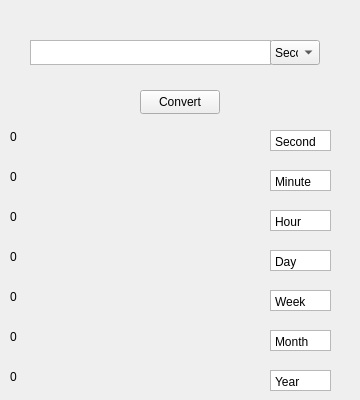
    <widget class="QWidget" name="page_7">
     <widget class="QPlainTextEdit" name="plainTextEdit_20">
      <property name="geometry">
       <rect>
        <x>30</x>
        <y>40</y>
        <width>241</width>
        <height>25</height>
       </rect>
      </property>
      <property name="font">
       <font>
        <family>Segoe UI</family>
        <pointsize>9</pointsize>
        <bold>true</bold>
       </font>
      </property>
      <property name="verticalScrollBarPolicy">
       <enum>Qt::ScrollBarAlwaysOff</enum>
      </property>
      <property name="horizontalScrollBarPolicy">
       <enum>Qt::ScrollBarAlwaysOff</enum>
      </property>
      <property name="plainText">
       <string/>
      </property>
     </widget>
     <widget class="QComboBox" name="comboBox1_11">
      <property name="geometry">
       <rect>
        <x>270</x>
        <y>40</y>
        <width>50</width>
        <height>25</height>
       </rect>
      </property>
      <item>
       <property name="text">
        <string>Second</string>
       </property>
      </item>
      <item>
       <property name="text">
        <string>Minute</string>
       </property>
      </item>
      <item>
       <property name="text">
        <string>Hour</string>
       </property>
      </item>
      <item>
       <property name="text">
        <string>Day</string>
       </property>
      </item>
      <item>
       <property name="text">
        <string>Week</string>
       </property>
      </item>
      <item>
       <property name="text">
        <string>Month</string>
       </property>
      </item>
      <item>
       <property name="text">
        <string>Year</string>
       </property>
      </item>
     </widget>
     <widget class="QPushButton" name="pushButton1_11">
      <property name="geometry">
       <rect>
        <x>140</x>
        <y>90</y>
        <width>80</width>
        <height>24</height>
       </rect>
      </property>
      <property name="text">
       <string>Convert</string>
      </property>
     </widget>
     <widget class="QLabel" name="label_124">
      <property name="geometry">
       <rect>
        <x>10</x>
        <y>130</y>
        <width>341</width>
        <height>21</height>
       </rect>
      </property>
      <property name="lineWidth">
       <number>0</number>
      </property>
      <property name="text">
       <string>0 </string>
      </property>
      <property name="alignment">
       <set>Qt::AlignLeading|Qt::AlignLeft|Qt::AlignTop</set>
      </property>
      <property name="margin">
       <number>2</number>
      </property>
      <property name="indent">
       <number>-1</number>
      </property>
     </widget>
     <widget class="QLabel" name="label_125">
      <property name="geometry">
       <rect>
        <x>10</x>
        <y>170</y>
        <width>341</width>
        <height>21</height>
       </rect>
      </property>
      <property name="lineWidth">
       <number>0</number>
      </property>
      <property name="text">
       <string>0 </string>
      </property>
      <property name="alignment">
       <set>Qt::AlignLeading|Qt::AlignLeft|Qt::AlignTop</set>
      </property>
      <property name="margin">
       <number>2</number>
      </property>
      <property name="indent">
       <number>-1</number>
      </property>
     </widget>
     <widget class="QLabel" name="label_126">
      <property name="geometry">
       <rect>
        <x>10</x>
        <y>210</y>
        <width>341</width>
        <height>21</height>
       </rect>
      </property>
      <property name="lineWidth">
       <number>0</number>
      </property>
      <property name="text">
       <string>0 </string>
      </property>
      <property name="alignment">
       <set>Qt::AlignLeading|Qt::AlignLeft|Qt::AlignTop</set>
      </property>
      <property name="margin">
       <number>2</number>
      </property>
      <property name="indent">
       <number>-1</number>
      </property>
     </widget>
     <widget class="QLabel" name="label_127">
      <property name="geometry">
       <rect>
        <x>10</x>
        <y>250</y>
        <width>341</width>
        <height>21</height>
       </rect>
      </property>
      <property name="lineWidth">
       <number>0</number>
      </property>
      <property name="text">
       <string>0 </string>
      </property>
      <property name="alignment">
       <set>Qt::AlignLeading|Qt::AlignLeft|Qt::AlignTop</set>
      </property>
      <property name="margin">
       <number>2</number>
      </property>
      <property name="indent">
       <number>-1</number>
      </property>
     </widget>
     <widget class="QLabel" name="label_128">
      <property name="geometry">
       <rect>
        <x>10</x>
        <y>290</y>
        <width>341</width>
        <height>21</height>
       </rect>
      </property>
      <property name="lineWidth">
       <number>0</number>
      </property>
      <property name="text">
       <string>0 </string>
      </property>
      <property name="alignment">
       <set>Qt::AlignLeading|Qt::AlignLeft|Qt::AlignTop</set>
      </property>
      <property name="margin">
       <number>2</number>
      </property>
      <property name="indent">
       <number>-1</number>
      </property>
     </widget>
     <widget class="QLabel" name="label_129">
      <property name="geometry">
       <rect>
        <x>10</x>
        <y>330</y>
        <width>341</width>
        <height>21</height>
       </rect>
      </property>
      <property name="lineWidth">
       <number>0</number>
      </property>
      <property name="text">
       <string>0 </string>
      </property>
      <property name="alignment">
       <set>Qt::AlignLeading|Qt::AlignLeft|Qt::AlignTop</set>
      </property>
      <property name="margin">
       <number>2</number>
      </property>
      <property name="indent">
       <number>-1</number>
      </property>
     </widget>
     <widget class="QLabel" name="label_130">
      <property name="geometry">
       <rect>
        <x>10</x>
        <y>370</y>
        <width>341</width>
        <height>21</height>
       </rect>
      </property>
      <property name="lineWidth">
       <number>0</number>
      </property>
      <property name="text">
       <string>0 </string>
      </property>
      <property name="alignment">
       <set>Qt::AlignLeading|Qt::AlignLeft|Qt::AlignTop</set>
      </property>
      <property name="margin">
       <number>2</number>
      </property>
      <property name="indent">
       <number>-1</number>
      </property>
     </widget>
     <widget class="QTextEdit" name="textEdit_8">
      <property name="geometry">
       <rect>
        <x>270</x>
        <y>210</y>
        <width>61</width>
        <height>21</height>
       </rect>
      </property>
      <property name="verticalScrollBarPolicy">
       <enum>Qt::ScrollBarAlwaysOff</enum>
      </property>
      <property name="readOnly">
       <bool>true</bool>
      </property>
      <property name="html">
       <string>&lt;!DOCTYPE HTML PUBLIC &quot;-//W3C//DTD HTML 4.0//EN&quot; &quot;http://www.w3.org/TR/REC-html40/strict.dtd&quot;&gt;
&lt;html&gt;&lt;head&gt;&lt;meta name=&quot;qrichtext&quot; content=&quot;1&quot; /&gt;&lt;meta charset=&quot;utf-8&quot; /&gt;&lt;style type=&quot;text/css&quot;&gt;
p, li { white-space: pre-wrap; }
hr { height: 1px; border-width: 0; }
li.unchecked::marker { content: &quot;\2610&quot;; }
li.checked::marker { content: &quot;\2612&quot;; }
&lt;/style&gt;&lt;/head&gt;&lt;body style=&quot; font-family:'Segoe UI'; font-size:9pt; font-weight:400; font-style:normal;&quot;&gt;
&lt;p style=&quot; margin-top:0px; margin-bottom:0px; margin-left:0px; margin-right:0px; -qt-block-indent:0; text-indent:0px;&quot;&gt;Hour&lt;/p&gt;&lt;/body&gt;&lt;/html&gt;</string>
      </property>
     </widget>
     <widget class="QTextEdit" name="textEdit_9">
      <property name="geometry">
       <rect>
        <x>270</x>
        <y>370</y>
        <width>61</width>
        <height>21</height>
       </rect>
      </property>
      <property name="verticalScrollBarPolicy">
       <enum>Qt::ScrollBarAlwaysOff</enum>
      </property>
      <property name="readOnly">
       <bool>true</bool>
      </property>
      <property name="html">
       <string>&lt;!DOCTYPE HTML PUBLIC &quot;-//W3C//DTD HTML 4.0//EN&quot; &quot;http://www.w3.org/TR/REC-html40/strict.dtd&quot;&gt;
&lt;html&gt;&lt;head&gt;&lt;meta name=&quot;qrichtext&quot; content=&quot;1&quot; /&gt;&lt;meta charset=&quot;utf-8&quot; /&gt;&lt;style type=&quot;text/css&quot;&gt;
p, li { white-space: pre-wrap; }
hr { height: 1px; border-width: 0; }
li.unchecked::marker { content: &quot;\2610&quot;; }
li.checked::marker { content: &quot;\2612&quot;; }
&lt;/style&gt;&lt;/head&gt;&lt;body style=&quot; font-family:'Segoe UI'; font-size:9pt; font-weight:400; font-style:normal;&quot;&gt;
&lt;p style=&quot; margin-top:0px; margin-bottom:0px; margin-left:0px; margin-right:0px; -qt-block-indent:0; text-indent:0px;&quot;&gt;Year&lt;/p&gt;&lt;/body&gt;&lt;/html&gt;</string>
      </property>
     </widget>
     <widget class="QTextEdit" name="textEdit_10">
      <property name="geometry">
       <rect>
        <x>270</x>
        <y>290</y>
        <width>61</width>
        <height>21</height>
       </rect>
      </property>
      <property name="verticalScrollBarPolicy">
       <enum>Qt::ScrollBarAlwaysOff</enum>
      </property>
      <property name="readOnly">
       <bool>true</bool>
      </property>
      <property name="html">
       <string>&lt;!DOCTYPE HTML PUBLIC &quot;-//W3C//DTD HTML 4.0//EN&quot; &quot;http://www.w3.org/TR/REC-html40/strict.dtd&quot;&gt;
&lt;html&gt;&lt;head&gt;&lt;meta name=&quot;qrichtext&quot; content=&quot;1&quot; /&gt;&lt;meta charset=&quot;utf-8&quot; /&gt;&lt;style type=&quot;text/css&quot;&gt;
p, li { white-space: pre-wrap; }
hr { height: 1px; border-width: 0; }
li.unchecked::marker { content: &quot;\2610&quot;; }
li.checked::marker { content: &quot;\2612&quot;; }
&lt;/style&gt;&lt;/head&gt;&lt;body style=&quot; font-family:'Segoe UI'; font-size:9pt; font-weight:400; font-style:normal;&quot;&gt;
&lt;p style=&quot; margin-top:0px; margin-bottom:0px; margin-left:0px; margin-right:0px; -qt-block-indent:0; text-indent:0px;&quot;&gt;Week&lt;/p&gt;&lt;/body&gt;&lt;/html&gt;</string>
      </property>
     </widget>
     <widget class="QTextEdit" name="textEdit_11">
      <property name="geometry">
       <rect>
        <x>270</x>
        <y>170</y>
        <width>61</width>
        <height>21</height>
       </rect>
      </property>
      <property name="verticalScrollBarPolicy">
       <enum>Qt::ScrollBarAlwaysOff</enum>
      </property>
      <property name="readOnly">
       <bool>true</bool>
      </property>
      <property name="html">
       <string>&lt;!DOCTYPE HTML PUBLIC &quot;-//W3C//DTD HTML 4.0//EN&quot; &quot;http://www.w3.org/TR/REC-html40/strict.dtd&quot;&gt;
&lt;html&gt;&lt;head&gt;&lt;meta name=&quot;qrichtext&quot; content=&quot;1&quot; /&gt;&lt;meta charset=&quot;utf-8&quot; /&gt;&lt;style type=&quot;text/css&quot;&gt;
p, li { white-space: pre-wrap; }
hr { height: 1px; border-width: 0; }
li.unchecked::marker { content: &quot;\2610&quot;; }
li.checked::marker { content: &quot;\2612&quot;; }
&lt;/style&gt;&lt;/head&gt;&lt;body style=&quot; font-family:'Segoe UI'; font-size:9pt; font-weight:400; font-style:normal;&quot;&gt;
&lt;p style=&quot; margin-top:0px; margin-bottom:0px; margin-left:0px; margin-right:0px; -qt-block-indent:0; text-indent:0px;&quot;&gt;Minute&lt;/p&gt;&lt;/body&gt;&lt;/html&gt;</string>
      </property>
     </widget>
     <widget class="QTextEdit" name="textEdit_12">
      <property name="geometry">
       <rect>
        <x>270</x>
        <y>250</y>
        <width>61</width>
        <height>21</height>
       </rect>
      </property>
      <property name="verticalScrollBarPolicy">
       <enum>Qt::ScrollBarAlwaysOff</enum>
      </property>
      <property name="readOnly">
       <bool>true</bool>
      </property>
      <property name="html">
       <string>&lt;!DOCTYPE HTML PUBLIC &quot;-//W3C//DTD HTML 4.0//EN&quot; &quot;http://www.w3.org/TR/REC-html40/strict.dtd&quot;&gt;
&lt;html&gt;&lt;head&gt;&lt;meta name=&quot;qrichtext&quot; content=&quot;1&quot; /&gt;&lt;meta charset=&quot;utf-8&quot; /&gt;&lt;style type=&quot;text/css&quot;&gt;
p, li { white-space: pre-wrap; }
hr { height: 1px; border-width: 0; }
li.unchecked::marker { content: &quot;\2610&quot;; }
li.checked::marker { content: &quot;\2612&quot;; }
&lt;/style&gt;&lt;/head&gt;&lt;body style=&quot; font-family:'Segoe UI'; font-size:9pt; font-weight:400; font-style:normal;&quot;&gt;
&lt;p style=&quot; margin-top:0px; margin-bottom:0px; margin-left:0px; margin-right:0px; -qt-block-indent:0; text-indent:0px;&quot;&gt;Day&lt;/p&gt;&lt;/body&gt;&lt;/html&gt;</string>
      </property>
     </widget>
     <widget class="QTextEdit" name="textEdit_13">
      <property name="geometry">
       <rect>
        <x>270</x>
        <y>330</y>
        <width>61</width>
        <height>21</height>
       </rect>
      </property>
      <property name="verticalScrollBarPolicy">
       <enum>Qt::ScrollBarAlwaysOff</enum>
      </property>
      <property name="readOnly">
       <bool>true</bool>
      </property>
      <property name="html">
       <string>&lt;!DOCTYPE HTML PUBLIC &quot;-//W3C//DTD HTML 4.0//EN&quot; &quot;http://www.w3.org/TR/REC-html40/strict.dtd&quot;&gt;
&lt;html&gt;&lt;head&gt;&lt;meta name=&quot;qrichtext&quot; content=&quot;1&quot; /&gt;&lt;meta charset=&quot;utf-8&quot; /&gt;&lt;style type=&quot;text/css&quot;&gt;
p, li { white-space: pre-wrap; }
hr { height: 1px; border-width: 0; }
li.unchecked::marker { content: &quot;\2610&quot;; }
li.checked::marker { content: &quot;\2612&quot;; }
&lt;/style&gt;&lt;/head&gt;&lt;body style=&quot; font-family:'Segoe UI'; font-size:9pt; font-weight:400; font-style:normal;&quot;&gt;
&lt;p style=&quot; margin-top:0px; margin-bottom:0px; margin-left:0px; margin-right:0px; -qt-block-indent:0; text-indent:0px;&quot;&gt;Month&lt;/p&gt;&lt;/body&gt;&lt;/html&gt;</string>
      </property>
     </widget>
     <widget class="QTextEdit" name="textEdit_14">
      <property name="geometry">
       <rect>
        <x>270</x>
        <y>130</y>
        <width>61</width>
        <height>21</height>
       </rect>
      </property>
      <property name="verticalScrollBarPolicy">
       <enum>Qt::ScrollBarAlwaysOff</enum>
      </property>
      <property name="readOnly">
       <bool>true</bool>
      </property>
      <property name="html">
       <string>&lt;!DOCTYPE HTML PUBLIC &quot;-//W3C//DTD HTML 4.0//EN&quot; &quot;http://www.w3.org/TR/REC-html40/strict.dtd&quot;&gt;
&lt;html&gt;&lt;head&gt;&lt;meta name=&quot;qrichtext&quot; content=&quot;1&quot; /&gt;&lt;meta charset=&quot;utf-8&quot; /&gt;&lt;style type=&quot;text/css&quot;&gt;
p, li { white-space: pre-wrap; }
hr { height: 1px; border-width: 0; }
li.unchecked::marker { content: &quot;\2610&quot;; }
li.checked::marker { content: &quot;\2612&quot;; }
&lt;/style&gt;&lt;/head&gt;&lt;body style=&quot; font-family:'Segoe UI'; font-size:9pt; font-weight:400; font-style:normal;&quot;&gt;
&lt;p style=&quot; margin-top:0px; margin-bottom:0px; margin-left:0px; margin-right:0px; -qt-block-indent:0; text-indent:0px;&quot;&gt;Second&lt;/p&gt;&lt;/body&gt;&lt;/html&gt;</string>
      </property>
     </widget>
    </widget>
